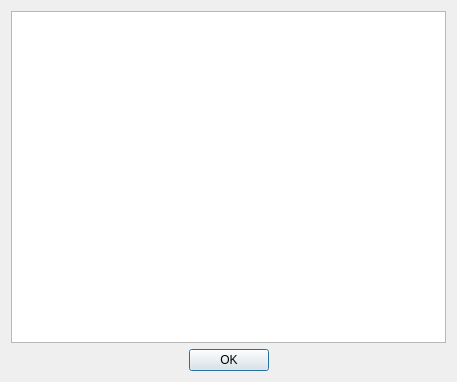
<?xml version="1.0" encoding="UTF-8"?>
<ui version="4.0">
 <class>AboutDialog</class>
 <widget class="QDialog" name="AboutDialog">
  <property name="geometry">
   <rect>
    <x>0</x>
    <y>0</y>
    <width>457</width>
    <height>382</height>
   </rect>
  </property>
  <property name="windowTitle">
   <string>关于...</string>
  </property>
  <layout class="QVBoxLayout" name="verticalLayout">
   <item>
    <widget class="QPlainTextEdit" name="plainTextEdit"/>
   </item>
   <item>
    <widget class="QDialogButtonBox" name="buttonBox">
     <property name="orientation">
      <enum>Qt::Orientation::Horizontal</enum>
     </property>
     <property name="standardButtons">
      <set>QDialogButtonBox::StandardButton::Ok</set>
     </property>
     <property name="centerButtons">
      <bool>true</bool>
     </property>
    </widget>
   </item>
  </layout>
 </widget>
 <resources/>
 <connections>
  <connection>
   <sender>buttonBox</sender>
   <signal>accepted()</signal>
   <receiver>AboutDialog</receiver>
   <slot>accept()</slot>
   <hints>
    <hint type="sourcelabel">
     <x>248</x>
     <y>254</y>
    </hint>
    <hint type="destinationlabel">
     <x>157</x>
     <y>274</y>
    </hint>
   </hints>
  </connection>
  <connection>
   <sender>buttonBox</sender>
   <signal>rejected()</signal>
   <receiver>AboutDialog</receiver>
   <slot>reject()</slot>
   <hints>
    <hint type="sourcelabel">
     <x>316</x>
     <y>260</y>
    </hint>
    <hint type="destinationlabel">
     <x>286</x>
     <y>274</y>
    </hint>
   </hints>
  </connection>
 </connections>
</ui>
